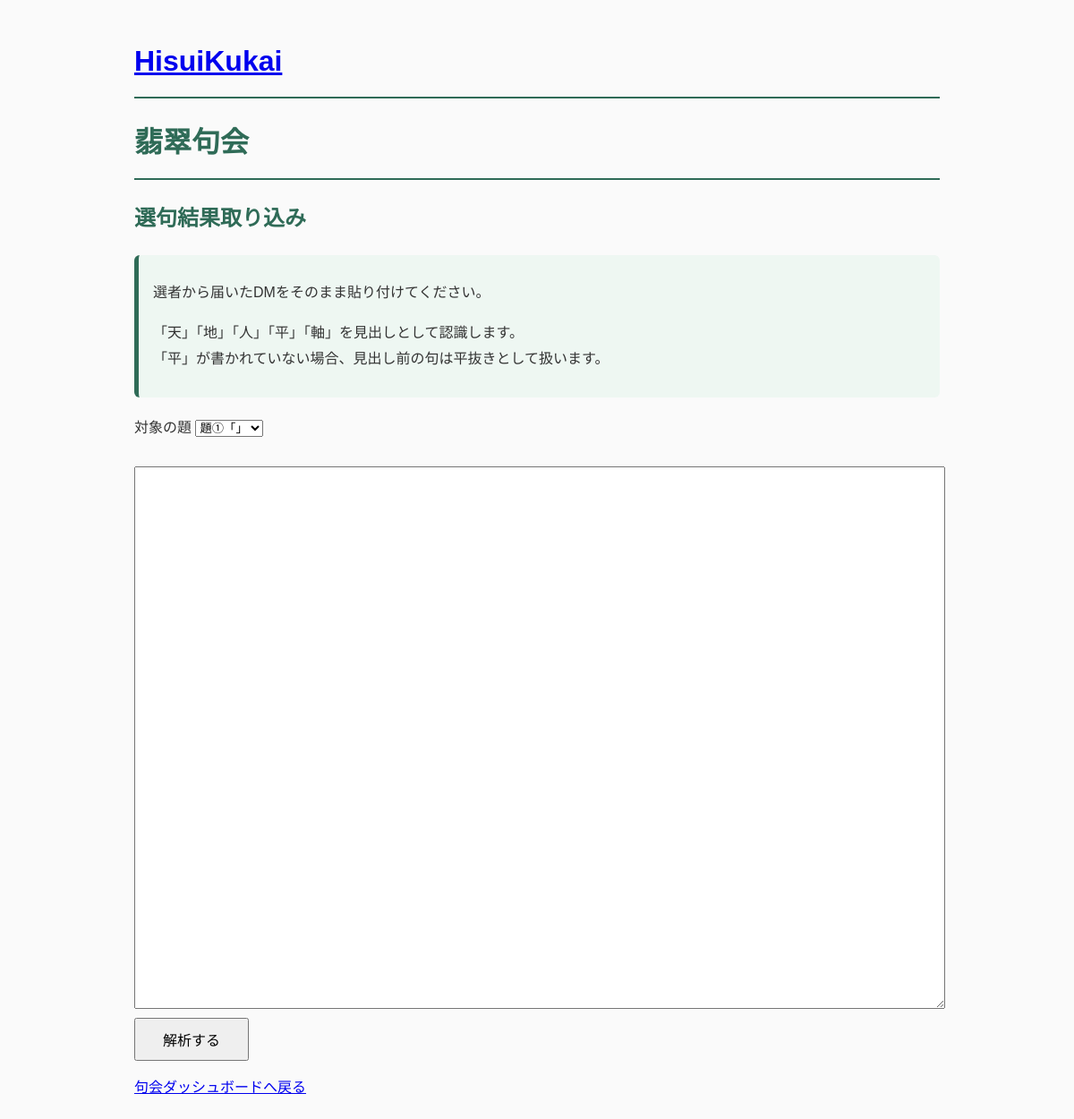
Before: /contest/2/selection with the older database file.
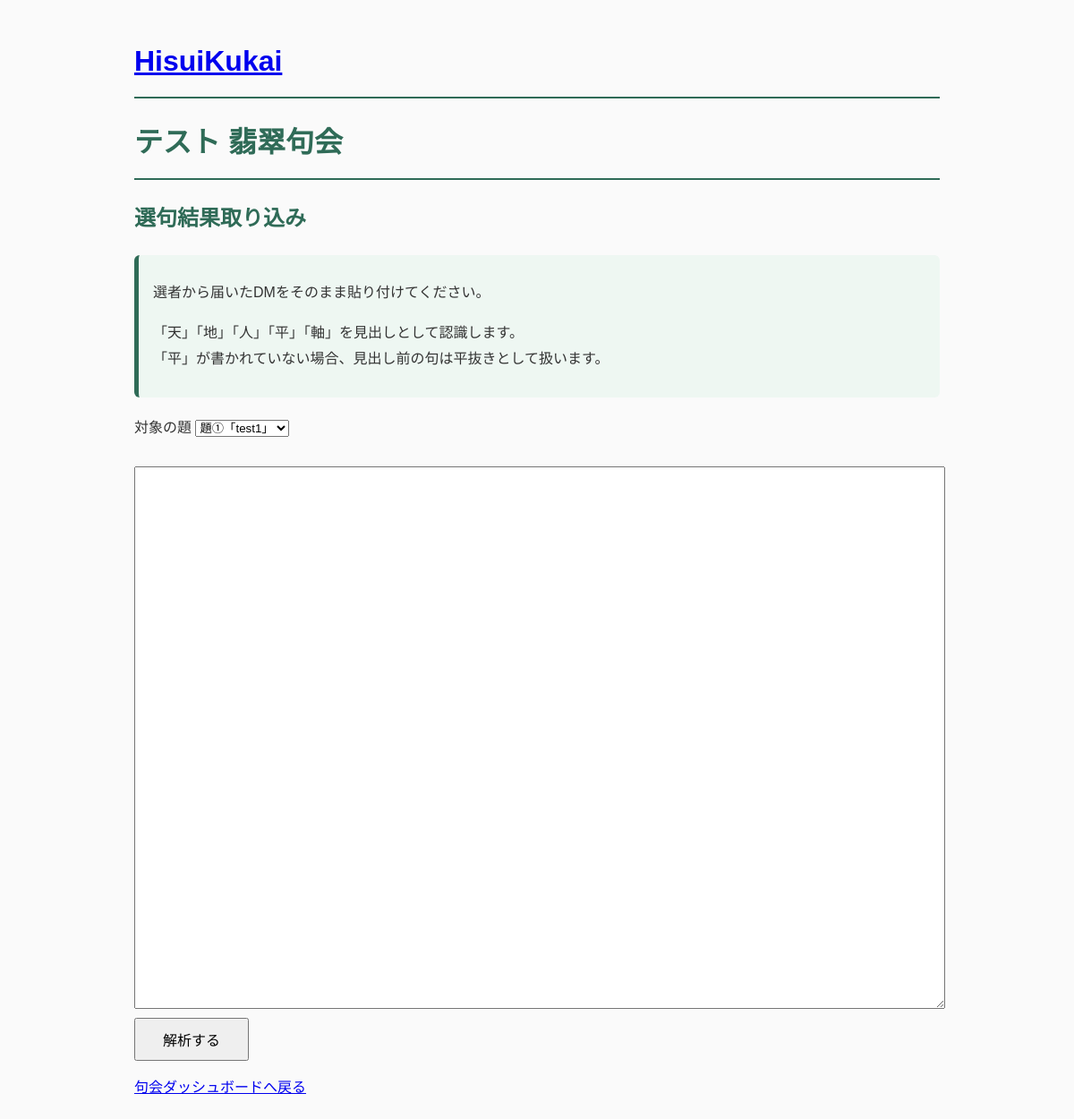
After: the same page with the newer database file.
### tables this page shows
CREATE TABLE contests (
    id INTEGER PRIMARY KEY AUTOINCREMENT,

    contest_no TEXT NOT NULL,

    theme1 TEXT NOT NULL,
    judge1 TEXT NOT NULL,

    theme2 TEXT NOT NULL,
    judge2 TEXT NOT NULL,

    free_judge TEXT NOT NULL,

    status TEXT NOT NULL DEFAULT 'created',
    deadline_at TEXT,

    created_at TIMESTAMP DEFAULT CURRENT_TIMESTAMP
);

### app.py (the view)
@app.route("/contest/<int:contest_id>/selection", methods=["GET", "POST"])
def selection(contest_id):
    selected_theme = "theme1"
    report_text = ""
    contest = get_contest(contest_id)
    matched = []
    unmatched = []
    raw_text = ""
    if request.method == "POST":
        raw_text = request.form["selection_text"]
        selected_theme = request.form["theme"]
        matched, unmatched = analyze_selection_text(contest_id, raw_text, selected_theme)
        report_text = create_selection_report_text(matched)
    return render_template(
        "selection.html",
        contest=contest,
        matched=matched,
        unmatched=unmatched,
        raw_text=raw_text,
        report_text=report_text,
        selected_theme=selected_theme,
    )

### database.py (called while the page is built)
def get_connection():
    conn = sqlite3.connect(DATABASE)
    conn.row_factory = sqlite3.Row
    return conn

### services/contest_service.py (called while the page is built)
def get_contest(contest_id):
    conn = get_connection()
    contest = conn.execute(
        """
        SELECT *
        FROM contests
        WHERE id = ?
        """,
        (contest_id,),
    ).fetchone()
    conn.close()
    return contest

### templates/selection.html (shortened to what this page needs)
{% extends "base.html" %}
{% block content %}
<h1>{{ contest["contest_no"] }} 翡翠句会</h1>
<h2>選句結果取り込み</h2>
<div class="note">
    <p>選者から届いたDMをそのまま貼り付けてください。</p>
    <p>
        「天」「地」「人」「平」「軸」を見出しとして認識します。<br>
        「平」が書かれていない場合、見出し前の句は平抜きとして扱います。
    </p>
</div>
<form method="post">
<label>対象の題</label>
<select name="theme">
    <option value="theme1" {% if selected_theme == "theme1" %}selected{% endif %}>
        題①「{{ contest["theme1"] }}」
    </option>
</select>
<br><br>
<textarea
    class="selection-textarea"
    name="selection_text"
    rows="30"
>{{ raw_text }}</textarea>
<br>
<input type="submit" value="解析する">
</form>
<p>
<a href="/contest/{{ contest['id'] }}">句会ダッシュボードへ戻る</a>
</p>
{% endblock %}

Changed rows visible on the page:
added contests: contest_no "テスト"
Other visible differences:
form field theme: "題①「」" → "題①「test1」"
